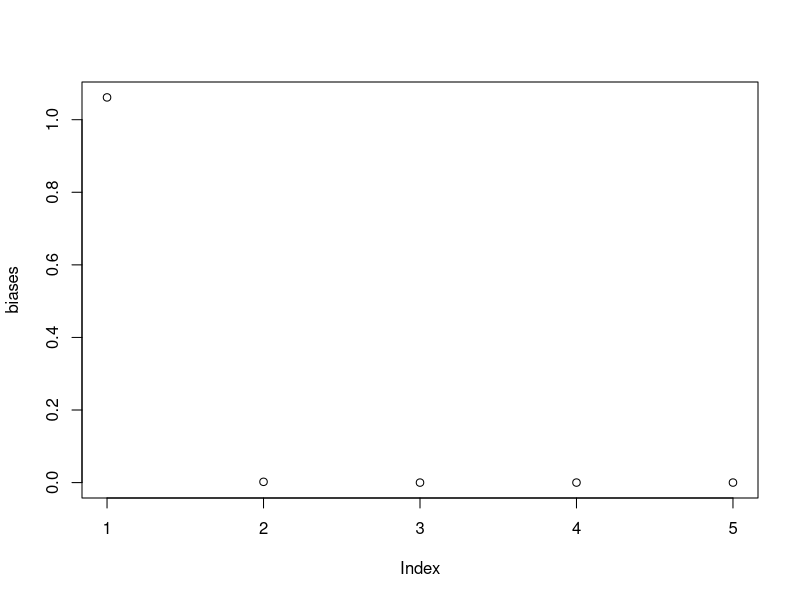
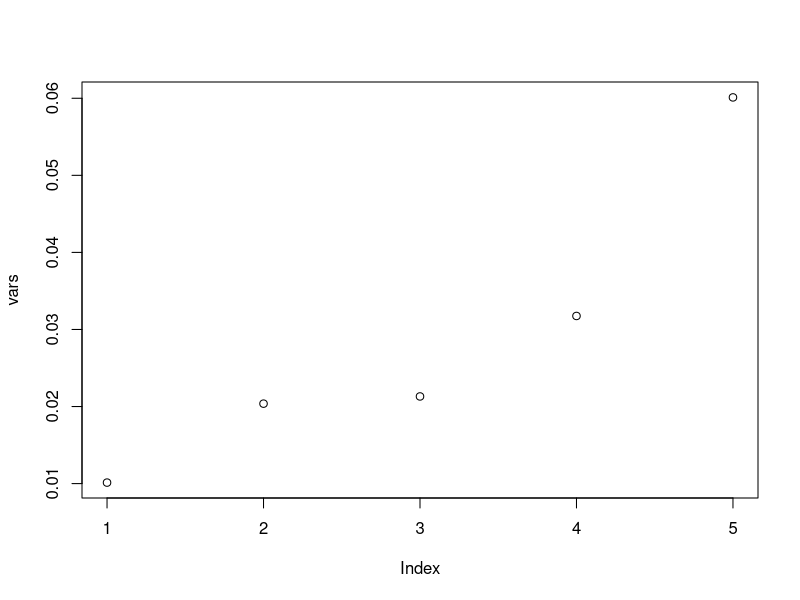

Recreate these plots in R, in order.
#Neha Maddali and Jillian Egland
#Midterm 1 Part 2
#110122037
#DS303
#9/25/23

set.seed(1) # so we all get the same x values. 
n = 100
x = runif(n, min = 0, max = 2) 
error = rnorm(n,0,1)
y = 4 + x + x^2 + x^3 + error
train_set = data.frame(x,y)

M1 = lm(y~x,data=train_set)
M2 = lm(y~poly(x,degree=2),data=train_set)
M3 = lm(y~poly(x,degree=3),data=train_set)
M4 = lm(y~poly(x,degree=5),data=train_set)
M5 = lm(y~poly(x,degree=11),data=train_set)

######### Problem 2.1 ###########
set.seed(1)
#new_data=data.frame(x=.9)
pred1 = pred2 = pred3 = pred4 = pred5 = rep(NA,1000)

for (i in 1:1000){
  error=rnorm(n,0,1) 
  y=4+x+x^2+x^3 + error
  train_set = data.frame(x,y)
  
  M1 = lm(y~x,data=train_set)
  M2 = lm(y~poly(x,degree=2),data=train_set)
  M3 = lm(y~poly(x,degree=3),data=train_set)
  M4 = lm(y~poly(x,degree=5),data=train_set)
  M5 = lm(y~poly(x,degree=11),data=train_set)
  
  pred1[i] = predict(M1,newdata=data.frame(x=.9))
  pred2[i] = predict(M2,newdata=data.frame(x=.9))
  pred3[i] = predict(M3,newdata=data.frame(x=.9))
  pred4[i] = predict(M4,newdata=data.frame(x=.9))
  pred5[i] = predict(M5,newdata=data.frame(x=.9))
}
pred1[1:5]
pred2[1:5]
pred3[1:5]
pred4[1:5]
pred5[1:5]

######### Problem 2.2 ###########
x0=.9
true_y = 4+(x0)+(x0)^2+(x0)^3
# for mod1 
bias1 = (mean(pred1)-true_y)^2
bias2 = (mean(pred2)-true_y)^2
bias3 = (mean(pred3)-true_y)^2
bias4 = (mean(pred4)-true_y)^2
bias5 = (mean(pred5)-true_y)^2
biases = c(bias1, bias2, bias3, bias4, bias5)

plot(biases)

######### Problem 2.3 ###########
x0=.9
true_y = 4+(x0)+(x0)^2+(x0)^3
# for mod1 
var1 = mean((pred1-mean(pred1))^2)
var2 = mean((pred2-mean(pred2))^2)
var3 = mean((pred3-mean(pred3))^2)
var4 = mean((pred4-mean(pred4))^2)
var5 = mean((pred5-mean(pred5))^2)
vars = c(var1, var2, var3, var4, var5)

plot(vars)

######### Problem 2.5 ###########
(bias1) + var1 + 0
(bias2) + var2 + 0
(bias3) + var3 + 0
(bias4) + var4 + 0
(bias5) + var5 + 0

######### Problem 2.7 ###########
(1/(100-1+1))*sum((true_y-pred1)^2)
(1/(100-1+1))*sum((true_y-pred2)^2)
(1/(100-1+1))*sum((true_y-pred3)^2)
(1/(100-1+1))*sum((true_y-pred4)^2)
(1/(100-1+1))*sum((true_y-pred5)^2)




